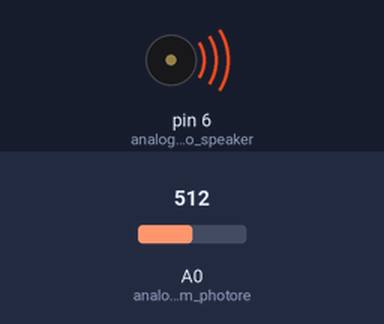
This sketch was run on a simulated Arduino Uno, built with avr-gcc and run on an emulated ATmega328P. On the bench: buzzer (waves = sounding). The test bench sets the inputs (shaded band); at power-on: A0 (analog_input_from_photore) = 512. What the sketch prints to the serial monitor is not drawn.

Above: at 0.1 s.
Timing chart, 0 to 1.6 s (numbered marks = the images above):
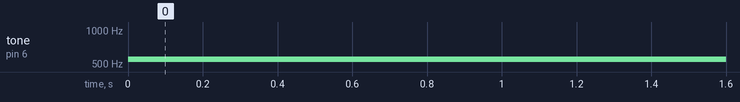

Measured:
- by itself, tone on pin 6 (analog_output_to_speaker): silent → 550 Hz at 0.00 s

The sketch:

lab_3_part2.ino
```cpp
void setup() {
  // put your setup code here, to run once:
  pinMode(A0, INPUT); //analog input from photoresistors
  pinMode(6, OUTPUT); // analog output to speaker
  Serial.begin(9600); //start serial communication
}

void loop() {
  // put your main code here, to run repeatedly:
  int photoPin = analogRead(A0); //read signal from photoresistors
  Serial.println(photoPin); //print signal from photoresistor

  int newVal =  map(photoPin, 0 ,1023, 100, 1000); //map values to usable range for pitch
  tone(6, newVal, 10); //outputs tone for 10 ms with pitch from mapped value
}
```
